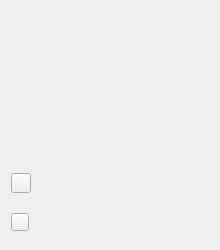
<?xml version="1.0" encoding="UTF-8"?>
<ui version="4.0">
 <class>SnapCard</class>
 <widget class="QWidget" name="SnapCard">
  <property name="geometry">
   <rect>
    <x>0</x>
    <y>0</y>
    <width>220</width>
    <height>250</height>
   </rect>
  </property>
  <property name="minimumSize">
   <size>
    <width>220</width>
    <height>250</height>
   </size>
  </property>
  <property name="windowTitle">
   <string>SnapCard</string>
  </property>
  <layout class="QHBoxLayout" name="horizontalLayout_4">
   <item>
    <layout class="QVBoxLayout" name="verticalLayout">
     <item>
      <layout class="QHBoxLayout" name="horizontalLayout_3">
       <item>
        <spacer name="horizontalSpacer">
         <property name="orientation">
          <enum>Qt::Horizontal</enum>
         </property>
         <property name="sizeHint" stdset="0">
          <size>
           <width>40</width>
           <height>20</height>
          </size>
         </property>
        </spacer>
       </item>
       <item>
        <widget class="QLabel" name="snappic">
         <property name="minimumSize">
          <size>
           <width>120</width>
           <height>150</height>
          </size>
         </property>
         <property name="maximumSize">
          <size>
           <width>120</width>
           <height>150</height>
          </size>
         </property>
         <property name="text">
          <string/>
         </property>
        </widget>
       </item>
       <item>
        <spacer name="horizontalSpacer_2">
         <property name="orientation">
          <enum>Qt::Horizontal</enum>
         </property>
         <property name="sizeHint" stdset="0">
          <size>
           <width>40</width>
           <height>20</height>
          </size>
         </property>
        </spacer>
       </item>
      </layout>
     </item>
     <item>
      <layout class="QHBoxLayout" name="horizontalLayout">
       <item>
        <widget class="QPushButton" name="btnsrc">
         <property name="minimumSize">
          <size>
           <width>20</width>
           <height>20</height>
          </size>
         </property>
         <property name="maximumSize">
          <size>
           <width>20</width>
           <height>20</height>
          </size>
         </property>
         <property name="text">
          <string/>
         </property>
        </widget>
       </item>
       <item>
        <widget class="QLabel" name="srcVedioNameLabel">
         <property name="text">
          <string/>
         </property>
        </widget>
       </item>
      </layout>
     </item>
     <item>
      <layout class="QHBoxLayout" name="horizontalLayout_2">
       <item>
        <widget class="QPushButton" name="btntime">
         <property name="minimumSize">
          <size>
           <width>18</width>
           <height>18</height>
          </size>
         </property>
         <property name="maximumSize">
          <size>
           <width>18</width>
           <height>18</height>
          </size>
         </property>
         <property name="text">
          <string/>
         </property>
        </widget>
       </item>
       <item>
        <widget class="QLabel" name="timeLabel">
         <property name="text">
          <string/>
         </property>
        </widget>
       </item>
      </layout>
     </item>
    </layout>
   </item>
  </layout>
 </widget>
 <layoutdefault spacing="6" margin="11"/>
 <resources/>
 <connections/>
</ui>
